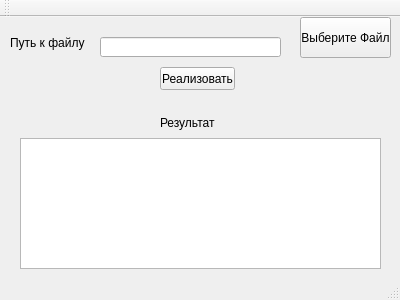
<?xml version="1.0" encoding="UTF-8"?>
<ui version="4.0">
 <class>MainWindow</class>
 <widget class="QMainWindow" name="MainWindow">
  <property name="geometry">
   <rect>
    <x>0</x>
    <y>0</y>
    <width>400</width>
    <height>300</height>
   </rect>
  </property>
  <property name="acceptDrops">
   <bool>true</bool>
  </property>
  <property name="windowTitle">
   <string>MainWindow</string>
  </property>
  <widget class="QWidget" name="centralWidget">
   <widget class="QLabel" name="label2">
    <property name="geometry">
     <rect>
      <x>10</x>
      <y>10</y>
      <width>81</width>
      <height>31</height>
     </rect>
    </property>
    <property name="text">
     <string>Путь к файлу</string>
    </property>
   </widget>
   <widget class="QLabel" name="label">
    <property name="geometry">
     <rect>
      <x>160</x>
      <y>90</y>
      <width>71</width>
      <height>31</height>
     </rect>
    </property>
    <property name="text">
     <string>Результат</string>
    </property>
   </widget>
   <widget class="QLineEdit" name="openF">
    <property name="geometry">
     <rect>
      <x>100</x>
      <y>20</y>
      <width>181</width>
      <height>20</height>
     </rect>
    </property>
    <property name="dragEnabled">
     <bool>true</bool>
    </property>
    <property name="readOnly">
     <bool>true</bool>
    </property>
   </widget>
   <widget class="QPushButton" name="openFBut">
    <property name="geometry">
     <rect>
      <x>300</x>
      <y>0</y>
      <width>91</width>
      <height>41</height>
     </rect>
    </property>
    <property name="text">
     <string>Выберите Файл</string>
    </property>
   </widget>
   <widget class="QPushButton" name="pushSha">
    <property name="geometry">
     <rect>
      <x>160</x>
      <y>50</y>
      <width>75</width>
      <height>23</height>
     </rect>
    </property>
    <property name="text">
     <string>Реализовать</string>
    </property>
   </widget>
   <widget class="QTextBrowser" name="textOut">
    <property name="geometry">
     <rect>
      <x>20</x>
      <y>121</y>
      <width>361</width>
      <height>131</height>
     </rect>
    </property>
   </widget>
  </widget>
  <widget class="QMenuBar" name="menuBar">
   <property name="geometry">
    <rect>
     <x>0</x>
     <y>0</y>
     <width>400</width>
     <height>21</height>
    </rect>
   </property>
  </widget>
  <widget class="QToolBar" name="mainToolBar">
   <attribute name="toolBarArea">
    <enum>TopToolBarArea</enum>
   </attribute>
   <attribute name="toolBarBreak">
    <bool>false</bool>
   </attribute>
  </widget>
  <widget class="QStatusBar" name="statusBar"/>
 </widget>
 <layoutdefault spacing="6" margin="11"/>
 <resources/>
 <connections/>
</ui>
